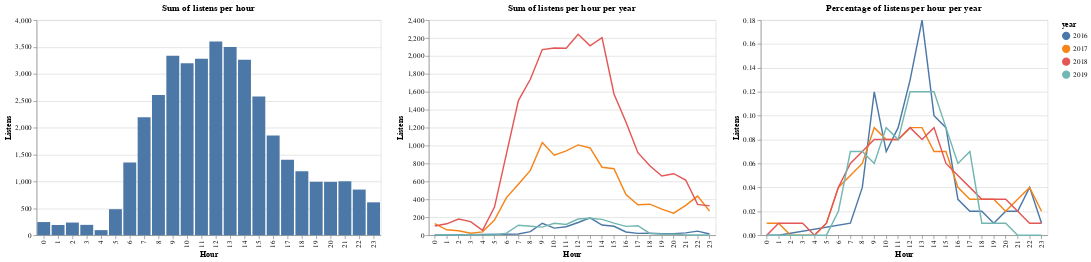

Source (notebook cell):
### Code cell
#collapse-hide
# Create sum per hour per year
selection_sum = df.groupby(['year', 'hour']).size().reset_index().rename(columns={0: 'count'})

# Create percentage per hour per year
selection_perc = selection_sum.copy()
yearly_counts = df.ts.dt.to_period('Y').value_counts()
for year in yearly_counts.index:
    selection_perc.loc[selection_perc.year == year.year, 'count'] = selection_perc.loc[selection_perc.year == year.year, 'count'] / yearly_counts[year.year]
selection_perc = selection_perc.round(2)

# Plot the total listens per hour
total = alt.Chart(selection_sum).mark_bar().encode(
    alt.X('hour:O', title='Hour'),
    alt.Y('sum(count):Q', title='Listens'),
).properties(title='Sum of listens per hour')


label = alt.selection_single(
    encodings=['x'], # limit selection to x-axis value
    on='mouseover',  # select on mouseover events
    nearest=True,    # select data point nearest the cursor
    empty='none'     # empty selection includes no data points
)

monthly = alt.Chart().mark_line().encode(
    alt.X('hour:O', title='Hour'),
    alt.Y('count:Q', title='Listens'),
    color='year:N',
).transform_filter(alt.FieldOneOfPredicate(field='year', oneOf=[2016, 2017, 2018, 2019]))

# Plot sum per hour per year
sum_per_hour_per_year = alt.layer(
    monthly.properties(
        title='Sum of listens per hour per year'
    ), # base line chart
    
#     add a rule mark to serve as a guide line
    alt.Chart().mark_rule(color='#aaa').encode(
#         alt.X('hour'),
        x='hour:O'
    ).transform_filter(label),
    
    # add circle marks for selected time points, hide unselected points
    monthly.mark_circle().encode(
        opacity=alt.condition(label, alt.value(1), alt.value(0))
    ).add_selection(label),
    
#     # add white stroked text to provide a legible background for labels
    monthly.mark_text(align='left', dx=5, dy=-5, stroke='white', strokeWidth=2).encode(
        text='sum(count):Q'
    ).transform_filter(label),
    
    # add text labels for stock prices
    monthly.mark_text(align='left', dx=5, dy=-5).encode(
        alt.Text('sum(count):Q'),
#         text='sum(listens):Q'
    ).transform_filter(label),
    
    data = selection_sum
).properties(
    width=400,
    height=300
)

# Plot percentage per hour per year
perc_per_hour_per_year = alt.layer(
    monthly.properties(
        title='Percentage of listens per hour per year'
    ),     
    alt.Chart().mark_rule(color='#aaa').encode(
        x='hour:O'
    ).transform_filter(label),
    
    monthly.mark_circle().encode(
        opacity=alt.condition(label, alt.value(1), alt.value(0))
    ).add_selection(label),
    
    monthly.mark_text(align='left', dx=5, dy=-5, stroke='white', strokeWidth=2).encode(
        text='sum(count):Q'
    ).transform_filter(label),
    
    monthly.mark_text(align='left', dx=5, dy=-5).encode(
        alt.Text('sum(count):Q'),
    ).transform_filter(label),
    
    data = selection_perc
).properties(
    width=400,
    height=300
)

total | sum_per_hour_per_year | perc_per_hour_per_year

### Figure 1 — Vega-Lite specification as saved in the notebook (floating-point values rounded to 4 significant figures)
{"usermeta": {"embedOptions": {"theme": "latimes"}}, "config": {"view": {"continuousWidth": 400, "continuousHeight": 300}}, "hconcat": [{"mark": "bar", "encoding": {"x": {"type": "ordinal", "field": "hour", "title": "Hour"}, "y": {"type": "quantitative", "aggregate": "sum", "field": "count", "title": "Listens"}}, "title": "Sum of listens per hour"}, {"layer": [{"mark": "line", "encoding": {"color": {"type": "nominal", "field": "year"}, "x": {"type": "ordinal", "field": "hour", "title": "Hour"}, "y": {"type": "quantitative", "field": "count", "title": "Listens"}}, "title": "Sum of listens per hour per year", "transform": [{"filter": {"field": "year", "oneOf": [2016, 2017, 2018, 2019]}}]}, {"mark": {"type": "rule", "color": "#aaa"}, "encoding": {"x": {"type": "ordinal", "field": "hour"}}, "transform": [{"filter": {"selection": "selector014"}}]}, {"mark": "circle", "encoding": {"color": {"type": "nominal", "field": "year"}, "opacity": {"condition": {"value": 1, "selection": "selector014"}, "value": 0}, "x": {"type": "ordinal", "field": "hour", "title": "Hour"}, "y": {"type": "quantitative", "field": "count", "title": "Listens"}}, "selection": {"selector014": {"type": "single", "encodings": ["x"], "on": "mouseover", "nearest": true, "empty": "none"}}, "transform": [{"filter": {"field": "year", "oneOf": [2016, 2017, 2018, 2019]}}]}, {"mark": {"type": "text", "align": "left", "dx": 5, "dy": -5, "stroke": "white", "strokeWidth": 2}, "encoding": {"color": {"type": "nominal", "field": "year"}, "text": {"type": "quantitative", "aggregate": "sum", "field": "count"}, "x": {"type": "ordinal", "field": "hour", "title": "Hour"}, "y": {"type": "quantitative", "field": "count", "title": "Listens"}}, "transform": [{"filter": {"field": "year", "oneOf": [2016, 2017, 2018, 2019]}}, {"filter": {"selection": "selector014"}}]}, {"mark": {"type": "text", "align": "left", "dx": 5, "dy": -5}, "encoding": {"color": {"type": "nominal", "field": "year"}, "text": {"type": "quantitative", "aggregate": "sum", "field": "count"}, "x": {"type": "ordinal", "field": "hour", "title": "Hour"}, "y": {"type": "quantitative", "field": "count", "title": "Listens"}}, "transform": [{"filter": {"field": "year", "oneOf": [2016, 2017, 2018, 2019]}}, {"filter": {"selection": "selector014"}}]}], "height": 300, "width": 400}, {"layer": [{"mark": "line", "encoding": {"color": {"type": "nominal", "field": "year"}, "x": {"type": "ordinal", "field": "hour", "title": "Hour"}, "y": {"type": "quantitative", "field": "count", "title": "Listens"}}, "title": "Percentage of listens per hour per year", "transform": [{"filter": {"field": "year", "oneOf": [2016, 2017, 2018, 2019]}}]}, {"mark": {"type": "rule", "color": "#aaa"}, "encoding": {"x": {"type": "ordinal", "field": "hour"}}, "transform": [{"filter": {"selection": "selector014"}}]}, {"mark": "circle", "encoding": {"color": {"type": "nominal", "field": "year"}, "opacity": {"condition": {"value": 1, "selection": "selector014"}, "value": 0}, "x": {"type": "ordinal", "field": "hour", "title": "Hour"}, "y": {"type": "quantitative", "field": "count", "title": "Listens"}}, "selection": {"selector014": {"type": "single", "encodings": ["x"], "on": "mouseover", "nearest": true, "empty": "none"}}, "transform": [{"filter": {"field": "year", "oneOf": [2016, 2017, 2018, 2019]}}]}, {"mark": {"type": "text", "align": "left", "dx": 5, "dy": -5, "stroke": "white", "strokeWidth": 2}, "encoding": {"color": {"type": "nominal", "field": "year"}, "text": {"type": "quantitative", "aggregate": "sum", "field": "count"}, "x": {"type": "ordinal", "field": "hour", "title": "Hour"}, "y": {"type": "quantitative", "field": "count", "title": "Listens"}}, "transform": [{"filter": {"field": "year", "oneOf": [2016, 2017, 2018, 2019]}}, {"filter": {"selection": "selector014"}}]}, {"mark": {"type": "text", "align": "left", "dx": 5, "dy": -5}, "encoding": {"color": {"type": "nominal", "field": "year"}, "text": {"type": "quantitative", "aggregate": "sum", "field": "count"}, "x": {"type": "ordinal", "field": "hour", "title": "Hour"}, "y": {"type": "quantitative", "field": "count", "title": "Listens"}}, "transform": [{"filter": {"field": "year", "oneOf": [2016, 2017, 2018, 2019]}}, {"filter": {"selection": "selector014"}}]}], "data": {"name": "data-48044bdc3cc0feeac970edfbb745f045"}, "height": 300, "width": 400}], "data": {"name": "data-0187552695ff6798193cfef9dfa2651e"}, "$schema": "https://vega.github.io/schema/vega-lite/v4.8.1.json", "datasets": {"data-0187552695ff6798193cfef9dfa2651e": [{"year": 2013, "hour": 0, "count": 2}, {"year": 2013, "hour": 10, "count": 1}, {"year": 2013, "hour": 11, "count": 13}, {"year": 2013, "hour": 12, "count": 12}, {"year": 2013, "hour": 14, "count": 4}, {"year": 2013, "hour": 15, "count": 5}, {"year": 2013, "hour": 16, "count": 4}, {"year": 2013, "hour": 17, "count": 9}, {"year": 2013, "hour": 18, "count": 29}, {"year": 2013, "hour": 19, "count": 8}, {"year": 2013, "hour": 20, "count": 24}, {"year": 2013, "hour": 21, "count": 3}, {"year": 2013, "hour": 22, "count": 2}, {"year": 2013, "hour": 23, "count": 1}, {"year": 2014, "hour": 11, "count": 2}, {"year": 2014, "hour": 13, "count": 5}, {"year": 2014, "hour": 22, "count": 6}, {"year": 2015, "hour": 0, "count": 5}, {"year": 2015, "hour": 2, "count": 4}, {"year": 2015, "hour": 3, "count": 12}, {"year": 2015, "hour": 8, "count": 4}, {"year": 2015, "hour": 9, "count": 7}, {"year": 2015, "hour": 10, "count": 2}, {"year": 2015, "hour": 11, "count": 26}, {"year": 2015, "hour": 12, "count": 21}, {"year": 2015, "hour": 13, "count": 24}, {"year": 2015, "hour": 14, "count": 5}, {"year": 2015, "hour": 15, "count": 22}, {"year": 2015, "hour": 16, "count": 2}, {"year": 2015, "hour": 17, "count": 8}, {"year": 2015, "hour": 19, "count": 8}, {"year": 2015, "hour": 20, "count": 8}, {"year": 2015, "hour": 21, "count": 22}, {"year": 2015, "hour": 22, "count": 14}, {"year": 2015, "hour": 23, "count": 1}, {"year": 2016, "hour": 0, "count": 2}, {"year": 2016, "hour": 1, "count": 1}, {"year": 2016, "hour": 7, "count": 13}, {"year": 2016, "hour": 8, "count": 40}, {"year": 2016, "hour": 9, "count": 133}, {"year": 2016, "hour": 10, "count": 79}, {"year": 2016, "hour": 11, "count": 94}, {"year": 2016, "hour": 12, "count": 141}, {"year": 2016, "hour": 13, "count": 194}, {"year": 2016, "hour": 14, "count": 113}, {"year": 2016, "hour": 15, "count": 99}, {"year": 2016, "hour": 16, "count": 36}, {"year": 2016, "hour": 17, "count": 20}, {"year": 2016, "hour": 18, "count": 22}, {"year": 2016, "hour": 19, "count": 15}, {"year": 2016, "hour": 20, "count": 17}, {"year": 2016, "hour": 21, "count": 26}, {"year": 2016, "hour": 22, "count": 45}, {"year": 2016, "hour": 23, "count": 13}, {"year": 2017, "hour": 0, "count": 128}, {"year": 2017, "hour": 1, "count": 60}, {"year": 2017, "hour": 2, "count": 49}, {"year": 2017, "hour": 3, "count": 21}, {"year": 2017, "hour": 4, "count": 37}, {"year": 2017, "hour": 5, "count": 168}, {"year": 2017, "hour": 6, "count": 419}, {"year": 2017, "hour": 7, "count": 568}, {"year": 2017, "hour": 8, "count": 723}, {"year": 2017, "hour": 9, "count": 1034}, {"year": 2017, "hour": 10, "count": 892}, {"year": 2017, "hour": 11, "count": 940}, {"year": 2017, "hour": 12, "count": 1007}, {"year": 2017, "hour": 13, "count": 973}, {"year": 2017, "hour": 14, "count": 758}, {"year": 2017, "hour": 15, "count": 742}, {"year": 2017, "hour": 16, "count": 452}, {"year": 2017, "hour": 17, "count": 339}, {"year": 2017, "hour": 18, "count": 346}, {"year": 2017, "hour": 19, "count": 290}, {"year": 2017, "hour": 20, "count": 246}, {"year": 2017, "hour": 21, "count": 333}, {"year": 2017, "hour": 22, "count": 436}, {"year": 2017, "hour": 23, "count": 268}, {"year": 2018, "hour": 0, "count": 103}, {"year": 2018, "hour": 1, "count": 127}, {"year": 2018, "hour": 2, "count": 180}, {"year": 2018, "hour": 3, "count": 152}, {"year": 2018, "hour": 4, "count": 54}, {"year": 2018, "hour": 5, "count": 314}, {"year": 2018, "hour": 6, "count": 908}, {"year": 2018, "hour": 7, "count": 1502}, {"year": 2018, "hour": 8, "count": 1740}, {"year": 2018, "hour": 9, "count": 2071}, {"year": 2018, "hour": 10, "count": 2088}, {"year": 2018, "hour": 11, "count": 2086}, {"year": 2018, "hour": 12, "count": 2242}, {"year": 2018, "hour": 13, "count": 2113}, {"year": 2018, "hour": 14, "count": 2204}, {"year": 2018, "hour": 15, "count": 1576}, {"year": 2018, "hour": 16, "count": 1262}, {"year": 2018, "hour": 17, "count": 920}, {"year": 2018, "hour": 18, "count": 775}, {"year": 2018, "hour": 19, "count": 660}, {"year": 2018, "hour": 20, "count": 686}, {"year": 2018, "hour": 21, "count": 615}, {"year": 2018, "hour": 22, "count": 344}, {"year": 2018, "hour": 23, "count": 327}, {"year": 2019, "hour": 0, "count": 4}, {"year": 2019, "hour": 1, "count": 1}, {"year": 2019, "hour": 2, "count": 2}, {"year": 2019, "hour": 3, "count": 7}, {"year": 2019, "hour": 4, "count": 3}, {"year": 2019, "hour": 5, "count": 1}, {"year": 2019, "hour": 6, "count": 23}, {"year": 2019, "hour": 7, "count": 111}, {"year": 2019, "hour": 8, "count": 100}, {"year": 2019, "hour": 9, "count": 90}, {"year": 2019, "hour": 10, "count": 133}, {"year": 2019, "hour": 11, "count": 119}, {"year": 2019, "hour": 12, "count": 180}, {"year": 2019, "hour": 13, "count": 189}, {"year": 2019, "hour": 14, "count": 176}, {"year": 2019, "hour": 15, "count": 135}, {"year": 2019, "hour": 16, "count": 98}, {"year": 2019, "hour": 17, "count": 105}, {"year": 2019, "hour": 18, "count": 19}, {"year": 2019, "hour": 19, "count": 12}, {"year": 2019, "hour": 20, "count": 10}, {"year": 2019, "hour": 21, "count": 3}, {"year": 2019, "hour": 22, "count": 1}, {"year": 2019, "hour": 23, "count": 1}], "data-48044bdc3cc0feeac970edfbb745f045": [{"year": 2013, "hour": 0, "count": 0.02}, {"year": 2013, "hour": 10, "count": 0.01}, {"year": 2013, "hour": 11, "count": 0.11}, {"year": 2013, "hour": 12, "count": 0.1}, {"year": 2013, "hour": 14, "count": 0.03}, {"year": 2013, "hour": 15, "count": 0.04}, {"year": 2013, "hour": 16, "count": 0.03}, {"year": 2013, "hour": 17, "count": 0.08}, {"year": 2013, "hour": 18, "count": 0.25}, {"year": 2013, "hour": 19, "count": 0.07}, {"year": 2013, "hour": 20, "count": 0.21}, {"year": 2013, "hour": 21, "count": 0.03}, {"year": 2013, "hour": 22, "count": 0.02}, {"year": 2013, "hour": 23, "count": 0.01}, {"year": 2014, "hour": 11, "count": 0.15}, {"year": 2014, "hour": 13, "count": 0.38}, {"year": 2014, "hour": 22, "count": 0.46}, {"year": 2015, "hour": 0, "count": 0.03}, {"year": 2015, "hour": 2, "count": 0.02}, {"year": 2015, "hour": 3, "count": 0.06}, {"year": 2015, "hour": 8, "count": 0.02}, {"year": 2015, "hour": 9, "count": 0.04}, {"year": 2015, "hour": 10, "count": 0.01}, {"year": 2015, "hour": 11, "count": 0.13}, {"year": 2015, "hour": 12, "count": 0.11}, {"year": 2015, "hour": 13, "count": 0.12}, {"year": 2015, "hour": 14, "count": 0.03}, {"year": 2015, "hour": 15, "count": 0.11}, {"year": 2015, "hour": 16, "count": 0.01}, {"year": 2015, "hour": 17, "count": 0.04}, {"year": 2015, "hour": 19, "count": 0.04}, {"year": 2015, "hour": 20, "count": 0.04}, {"year": 2015, "hour": 21, "count": 0.11}, {"year": 2015, "hour": 22, "count": 0.07}, {"year": 2015, "hour": 23, "count": 0.01}, {"year": 2016, "hour": 0, "count": 0.0}, {"year": 2016, "hour": 1, "count": 0.0}, {"year": 2016, "hour": 7, "count": 0.01}, {"year": 2016, "hour": 8, "count": 0.04}, {"year": 2016, "hour": 9, "count": 0.12}, {"year": 2016, "hour": 10, "count": 0.07}, {"year": 2016, "hour": 11, "count": 0.09}, {"year": 2016, "hour": 12, "count": 0.13}, {"year": 2016, "hour": 13, "count": 0.18}, {"year": 2016, "hour": 14, "count": 0.1}, {"year": 2016, "hour": 15, "count": 0.09}, {"year": 2016, "hour": 16, "count": 0.03}, {"year": 2016, "hour": 17, "count": 0.02}, {"year": 2016, "hour": 18, "count": 0.02}, {"year": 2016, "hour": 19, "count": 0.01}, {"year": 2016, "hour": 20, "count": 0.02}, {"year": 2016, "hour": 21, "count": 0.02}, {"year": 2016, "hour": 22, "count": 0.04}, {"year": 2016, "hour": 23, "count": 0.01}, {"year": 2017, "hour": 0, "count": 0.01}, {"year": 2017, "hour": 1, "count": 0.01}, {"year": 2017, "hour": 2, "count": 0.0}, {"year": 2017, "hour": 3, "count": 0.0}, {"year": 2017, "hour": 4, "count": 0.0}, {"year": 2017, "hour": 5, "count": 0.01}, {"year": 2017, "hour": 6, "count": 0.04}, {"year": 2017, "hour": 7, "count": 0.05}, {"year": 2017, "hour": 8, "count": 0.06}, {"year": 2017, "hour": 9, "count": 0.09}, {"year": 2017, "hour": 10, "count": 0.08}, {"year": 2017, "hour": 11, "count": 0.08}, {"year": 2017, "hour": 12, "count": 0.09}, {"year": 2017, "hour": 13, "count": 0.09}, {"year": 2017, "hour": 14, "count": 0.07}, {"year": 2017, "hour": 15, "count": 0.07}, {"year": 2017, "hour": 16, "count": 0.04}, {"year": 2017, "hour": 17, "count": 0.03}, {"year": 2017, "hour": 18, "count": 0.03}, {"year": 2017, "hour": 19, "count": 0.03}, {"year": 2017, "hour": 20, "count": 0.02}, {"year": 2017, "hour": 21, "count": 0.03}, {"year": 2017, "hour": 22, "count": 0.04}, {"year": 2017, "hour": 23, "count": 0.02}, {"year": 2018, "hour": 0, "count": 0.0}, {"year": 2018, "hour": 1, "count": 0.01}, {"year": 2018, "hour": 2, "count": 0.01}, {"year": 2018, "hour": 3, "count": 0.01}, {"year": 2018, "hour": 4, "count": 0.0}, {"year": 2018, "hour": 5, "count": 0.01}, {"year": 2018, "hour": 6, "count": 0.04}, {"year": 2018, "hour": 7, "count": 0.06}, {"year": 2018, "hour": 8, "count": 0.07}, {"year": 2018, "hour": 9, "count": 0.08}, {"year": 2018, "hour": 10, "count": 0.08}, {"year": 2018, "hour": 11, "count": 0.08}, {"year": 2018, "hour": 12, "count": 0.09}, {"year": 2018, "hour": 13, "count": 0.08}, {"year": 2018, "hour": 14, "count": 0.09}, {"year": 2018, "hour": 15, "count": 0.06}, {"year": 2018, "hour": 16, "count": 0.05}, {"year": 2018, "hour": 17, "count": 0.04}, {"year": 2018, "hour": 18, "count": 0.03}, {"year": 2018, "hour": 19, "count": 0.03}, {"year": 2018, "hour": 20, "count": 0.03}, {"year": 2018, "hour": 21, "count": 0.02}, {"year": 2018, "hour": 22, "count": 0.01}, {"year": 2018, "hour": 23, "count": 0.01}, {"year": 2019, "hour": 0, "count": 0.0}, {"year": 2019, "hour": 1, "count": 0.0}, {"year": 2019, "hour": 2, "count": 0.0}, {"year": 2019, "hour": 3, "count": 0.0}, {"year": 2019, "hour": 4, "count": 0.0}, {"year": 2019, "hour": 5, "count": 0.0}, {"year": 2019, "hour": 6, "count": 0.02}, {"year": 2019, "hour": 7, "count": 0.07}, {"year": 2019, "hour": 8, "count": 0.07}, {"year": 2019, "hour": 9, "count": 0.06}, {"year": 2019, "hour": 10, "count": 0.09}, {"year": 2019, "hour": 11, "count": 0.08}, {"year": 2019, "hour": 12, "count": 0.12}, {"year": 2019, "hour": 13, "count": 0.12}, {"year": 2019, "hour": 14, "count": 0.12}, {"year": 2019, "hour": 15, "count": 0.09}, {"year": 2019, "hour": 16, "count": 0.06}, {"year": 2019, "hour": 17, "count": 0.07}, {"year": 2019, "hour": 18, "count": 0.01}, {"year": 2019, "hour": 19, "count": 0.01}, {"year": 2019, "hour": 20, "count": 0.01}, {"year": 2019, "hour": 21, "count": 0.0}, {"year": 2019, "hour": 22, "count": 0.0}, {"year": 2019, "hour": 23, "count": 0.0}]}}
